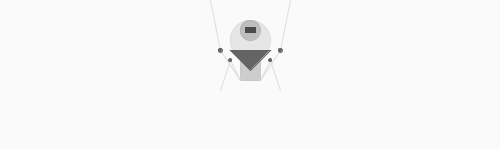
Frame 1 (no input)
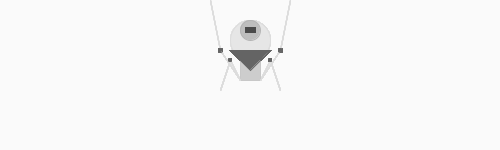
Frame 60 (the mouse pressed at the canvas centre just before this capture)
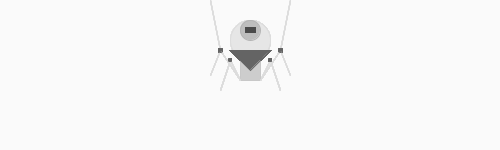
Frame 120 (the mouse held since frame 60 and released just before this capture)

The Processing sketch that drew these frames (run headless with seeded random() and noise(); from frame 60 on, the mouse is pressed at the canvas centre):

// Processing sketch: processing_58077
// ── processing_58077.pde

/*---------------------*/ void setup() {
  size(500,150);
  background(250,250,250,10);
  rectMode (CENTER);
  ellipseMode (CENTER);
  smooth();
}

/*---------------------*/ void mousePressed() {
  smooth();
  hole();
}


/*--------------------*/ void draw() {
  smooth();
  spider();
}


/*---------------------*/ void keyPressed() {
  smooth();
  bgReset();
}


/*---------------Functions*/
void spider () {
  /*Body*/ fill(205); stroke(200); rect (250,70,20,20);

  /*Head*/ fill(230); stroke(220); ellipse (250,40,40,40);
  /*Screw*/ fill(190); stroke(180); ellipse (250,30,20,20);

  /*Leg-A*/ stroke(220); line (220,50,210,mouseY);
  /*Leg-B*/ stroke(220); line (220,50,240,80);
  /*Leg-C*/ stroke(220); line (220,90,230,60);
  /*Leg-D*/ stroke(220); line (230,60,240,80);
  /*Leg-E*/ stroke(220); line (260,80,270,60);
  /*Leg-F*/ stroke(220); line (260,80,280,50);
  /*Leg-G*/ stroke(220); line (270,60,280,90);
  /*Leg-H*/ stroke(220); line (280,50,290,mouseY);

  /*Knee1*/ fill(100); stroke(100); ellipse (220,50,4,4);
  /*Knee2*/ fill(100); stroke(100); ellipse (230,60,3,3);
  /*Knee3*/ fill(100); stroke(100); ellipse (270,60,3,3);
  /*Knee4*/ fill(100); stroke(100); ellipse (280,50,4,4);


  /*Head-Screw*/ fill(75); stroke(75); rect (250,30,10,5);

  /*Beak*/ fill(100); stroke(100); triangle (230,50,270,50,250,70);
}

void hole () {
  /*Floor*/ fill(100); stroke(90); ellipse (mouseX,mouseY,100,20);
  /*Hole*/ fill(0,0,0); stroke(0); ellipse (mouseX,mouseY+5,80,10);
}

void bgReset () {
  smooth();
  background(255);
}
